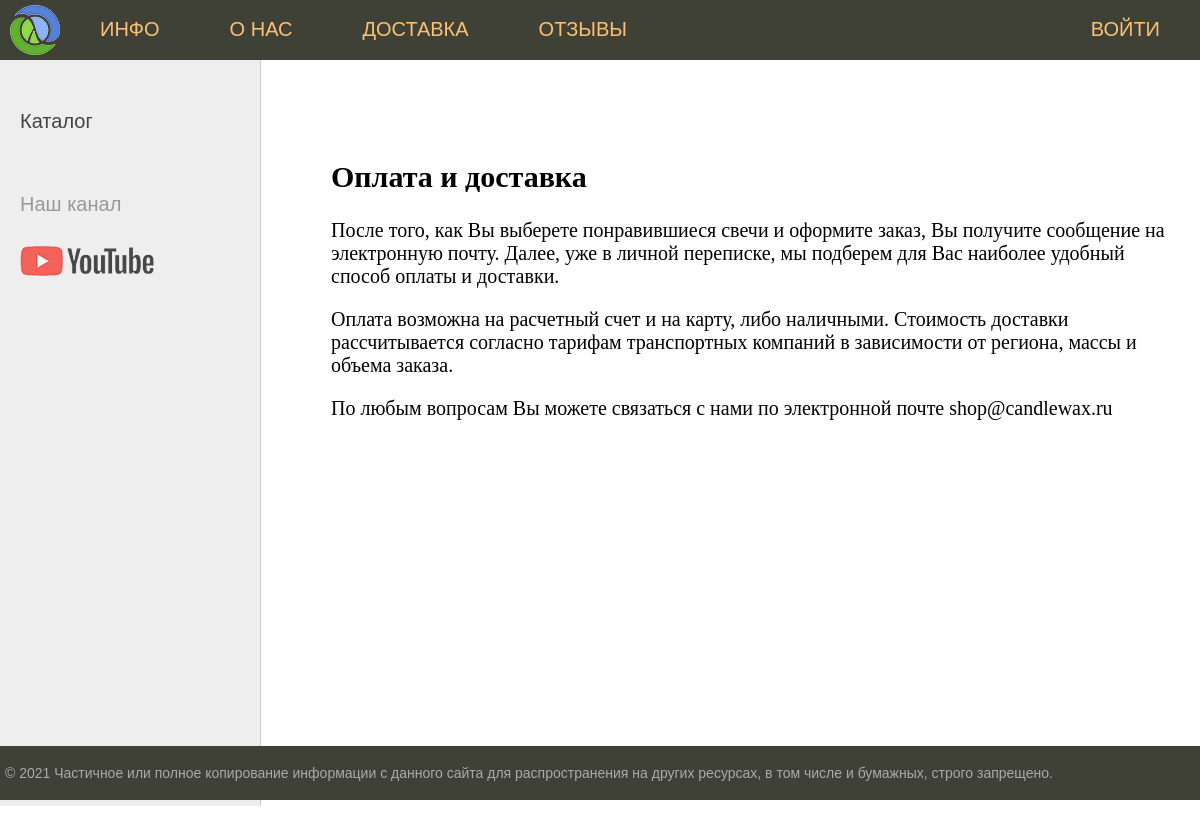
The app's page /delivery/ with its own data.
### candle/models.py (models this page shows, shortened)
class Delivery(models.Model):
    title = models.CharField(max_length=255, verbose_name='Заголовок')
    slug = models.SlugField(max_length=255, unique=True, db_index=True, verbose_name="URL")
    content = models.TextField(verbose_name='Контент')
    class Meta:
        verbose_name = 'Доставка'
        verbose_name_plural = 'Доставка'

### candle/views.py (the view)
# urls.py: path('delivery/', CandleDelivery.as_view(), name='delivery'),
class CandleDelivery(ListView):
    model = Delivery
    template_name = 'candle/delivery.html'
    context_object_name = 'posts'
    def get_context_data(self, *, object_list=None, **kwargs):
        context = super().get_context_data(**kwargs)
        context['title'] = 'Доставка'
        return context

### candle/models.py (called while the page is built)
    def get_absolute_url(self):
        return reverse('catalog', kwargs={'cat_slug': self.slug})

### candle/templatetags/candle_tags.py (called while the page is built)
@register.inclusion_tag('candle/tags/list_menu.html')
def show_menu():
    return {"menu": menu}

@register.inclusion_tag('candle/tags/list_categories.html')
def show_categories(sort=None, cat_selected=0):
    if not sort:
        cats = Category.objects.all()
    else:
        cats = Category.objects.order_by(sort)
    return {"cats": cats, "cat_selected": cat_selected}

### candle/templates/candle/delivery.html
{% extends 'candle/base.html' %}
{% block content %}
{% for p in posts %}
    <h2>{{p.title}}</h2>
    <p>{{p.content|linebreaks}}</p>
{% endfor %}
{% endblock %}

### candle/static/candle/css/styles.css (style rules this page uses)
html, body { font-family: 'Arial'; margin: 0; padding: 0; height: 100%; width: 100%; color: #444; }

### records on screen
Delivery: title "Оплата и доставка", content "После того, как Вы выберете понравившиеся свечи и оформите заказ, Вы получите сообщение на электронную почту. Далее, уже в личной переписке, мы подберем для Вас наиболее удобный способ оплаты и доставки. Оплата возможна на расчетный счет и на карту, либо наличными. Стоимость доставки рассчитывается согласно тарифам транспортных компаний в зависимости от региона, массы и объема заказа. По любым вопросам Вы можете связаться с нами по электронной почте shop@candlewax.ru"

### other values on screen
{{ m.title }} "ИНФО" "О НАС" "ДОСТАВКА" "ОТЗЫВЫ"
{{ m.title }} "ВОЙТИ"
